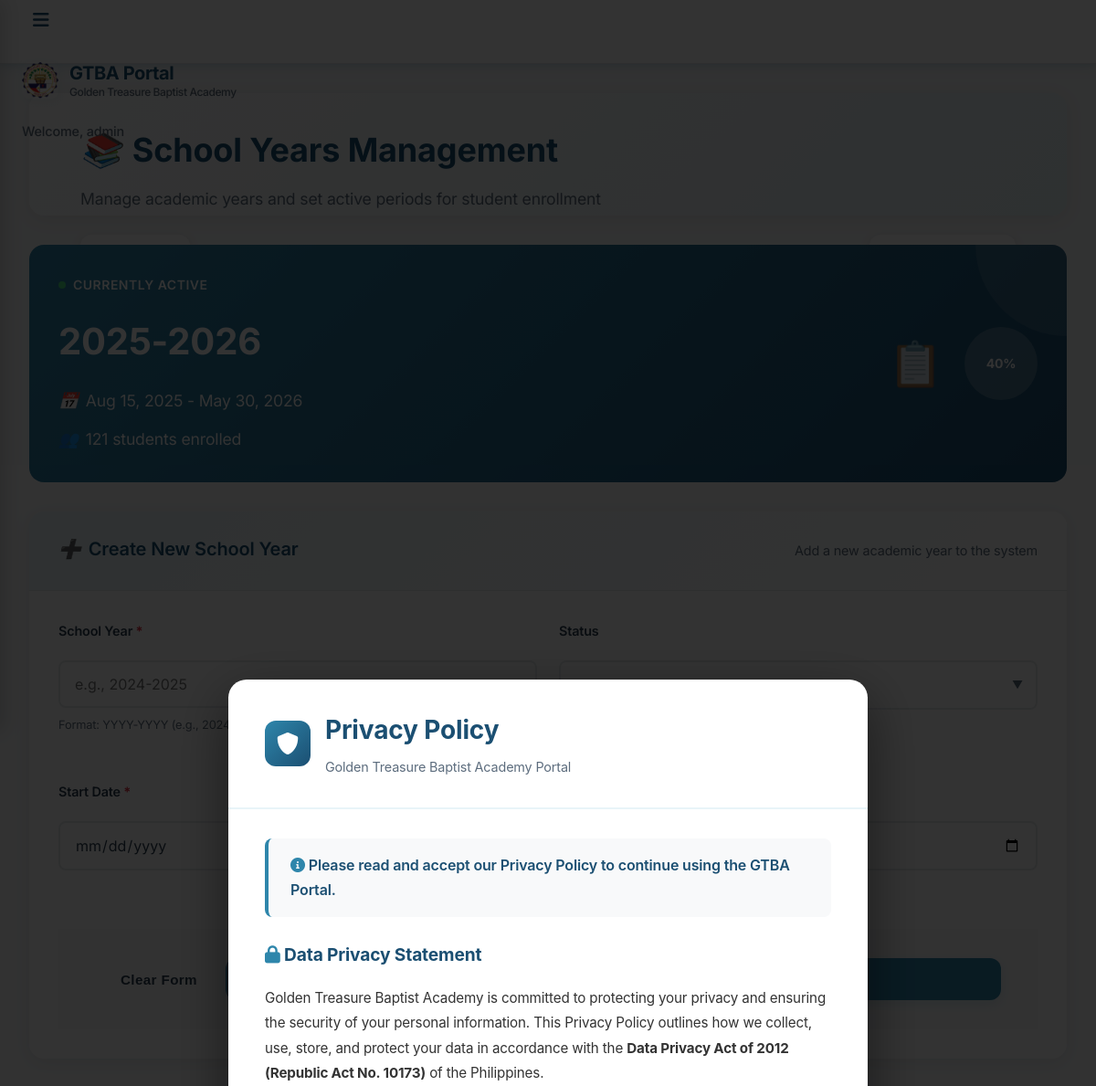
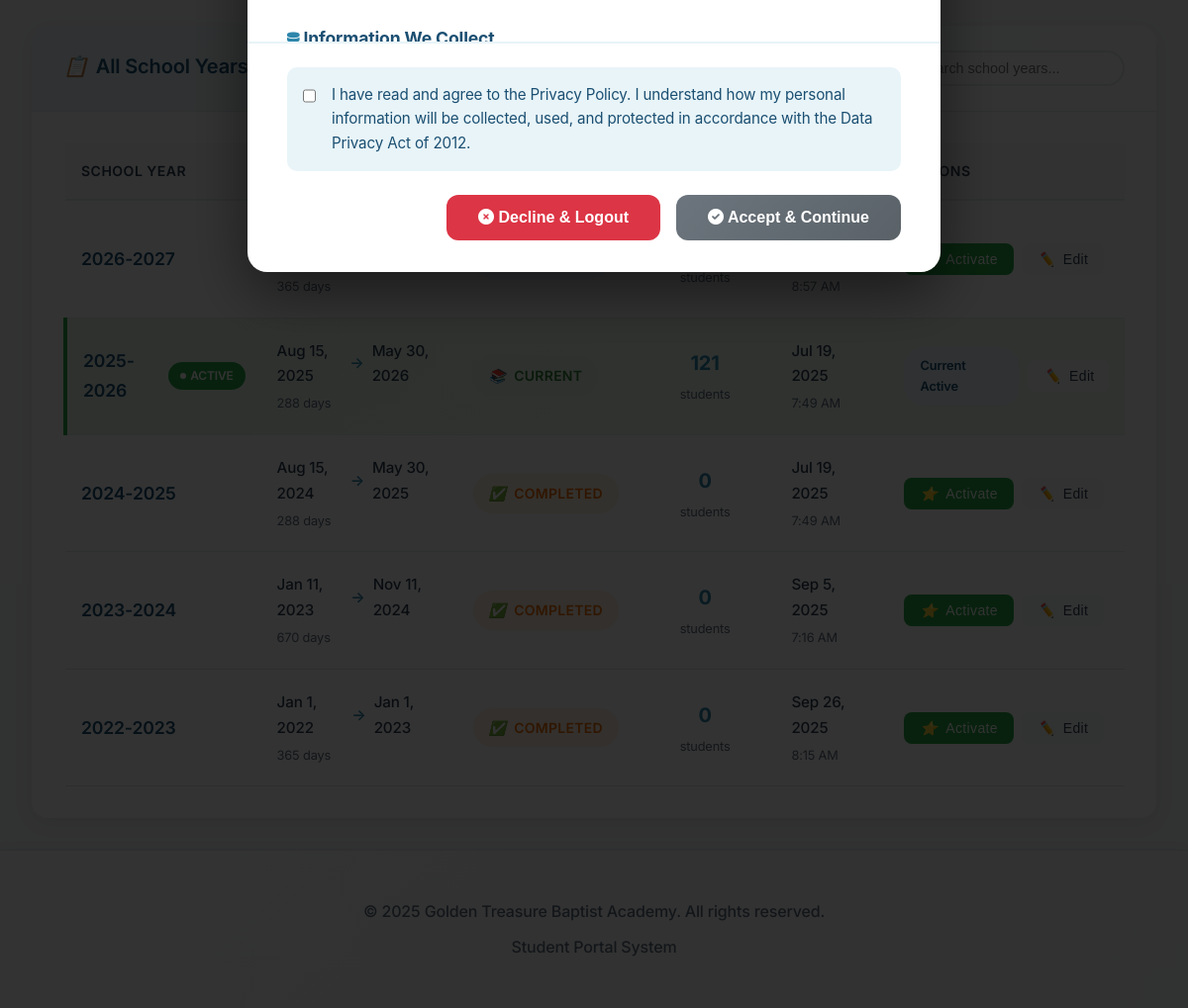
Page /admin/school_years.php (signed in) on the committed database (2 pictures, top to bottom).
### tables this page shows
CREATE TABLE `school_years` (
  `id` int NOT NULL,
  `year_name` varchar(20) DEFAULT NULL,
  `year_label` varchar(20) NOT NULL,
  `start_date` date NOT NULL,
  `end_date` date NOT NULL,
  `is_active` tinyint(1) DEFAULT '0',
  `is_current` tinyint(1) DEFAULT '0',
  `created_by` int NOT NULL,
  `created_at` timestamp NULL DEFAULT CURRENT_TIMESTAMP,
  `updated_at` timestamp NULL DEFAULT CURRENT_TIMESTAMP ON UPDATE CURRENT_TIMESTAMP
);

### admin/school_years.php (the view, shortened to what this page needs)
<?php
$database = new Database();
$conn = $database->connect();
$stmt = $conn->prepare("SELECT sy.*,
                       (SELECT COUNT(*) FROM student_enrollments se WHERE se.school_year_id = sy.id) as enrollment_count
                       FROM school_years sy
                       ORDER BY sy.start_date DESC");
$stmt->execute();
$school_years = $stmt->fetchAll(PDO::FETCH_ASSOC);
$active_year = null;
foreach ($school_years as $year) {
    if ($year['is_active'] == 1) {
        $active_year = $year;
        break;
    }
}
?>
<div class="admin-header">
    <div class="header-content">
        <div class="header-text">
            <h1><i class="icon">📚</i> School Years Management</h1>
            <p class="subtitle">Manage academic years and set active periods for student enrollment</p>
        </div>
        <div class="header-stats">
            <div class="stat-card">
                <span class="stat-number"><?php echo count($school_years); ?></span>
                <span class="stat-label">Total Years</span>
            </div>
            <div class="stat-card">
                <span class="stat-number"><?php echo $active_year ? ($active_year['enrollment_count'] ?? 0) : 0; ?></span>
                <span class="stat-label">Active Enrollments</span>
            </div>
        </div>
    </div>
</div>
<?php if ($active_year): ?>
<div class="active-year-banner">
    <div class="banner-content">
        <div class="active-year-info">
            <div class="active-indicator">
                <span class="pulse-dot"></span>
                <span class="active-text">CURRENTLY ACTIVE</span>
            </div>
            <h2 class="year-title"><?php echo htmlspecialchars($active_year['year_label'] ?? ''); ?></h2>
            <div class="year-meta">
                <div class="meta-item">
                    <i class="icon">📅</i>
                    <span><?php echo date('M j, Y', strtotime($active_year['start_date'] ?? '')); ?> - <?php echo date('M j, Y', strtotime($active_year['end_date'] ?? '')); ?></span>
                </div>
                <div class="meta-item">
                    <i class="icon">👥</i>
                    <span><?php echo $active_year['enrollment_count'] ?? 0; ?> students enrolled</span>
                </div>
            </div>
        </div>
        <div class="banner-visual">
            <div class="academic-calendar">
                <div class="calendar-icon">📋</div>
                <div class="progress-ring">
                    <?php
                    $start = strtotime($active_year['start_date'] ?? '');
                    $end = strtotime($active_year['end_date'] ?? '');
                    $now = time();
                    $progress = max(0, min(100, (($now - $start) / ($end - $start)) * 100));
                    ?>
                    <div class="progress-text"><?php echo round($progress); ?>%</div>
                </div>
            </div>
        </div>
    </div>
</div>
<?php endif; ?>
<div class="content-grid">
    <div class="card create-card">
        <div class="card-header">
            <h3><i class="icon">➕</i> Create New School Year</h3>
            <p class="card-description">Add a new academic year to the system</p>
        </div>
        <div class="card-body">
            <form method="POST" class="create-form">
                <div class="form-row">
                    <div class="form-group">
                        <label for="year_name" class="required">School Year</label>
                        <div class="input-help">Format: YYYY-YYYY (e.g., 2024-2025)</div>
                    </div>
                    <div class="form-group">
                        <label for="is_active">Status</label>
                        <div class="custom-select">
                            <div class="select-arrow">▼</div>
                        </div>
                        <div class="input-help">Only one school year can be active at a time</div>
                    </div>
                </div>
                <div class="form-row">
                    <div class="form-group">
                        <label for="start_date" class="required">Start Date</label>
                    </div>
                    <div class="form-group">
                        <label for="end_date" class="required">End Date</label>
                    </div>
                </div>
                <div class="form-actions">
                    <button type="reset" class="btn btn-secondary">Clear Form</button>
                    <button type="submit" class="btn btn-primary">
                        <i class="icon">💾</i> Create School Year
                    </button>
                </div>
            </form>
        </div>
    </div>
    <div class="card list-card">
        <div class="card-header">
            <div class="header-left">
                <h3><i class="icon">📋</i> All School Years</h3>
                <p class="card-description">Manage existing academic years</p>
            </div>
            <div class="header-actions">
                <div class="search-box">
                    <input type="text" id="searchInput" placeholder="Search school years..." onkeyup="filterTable()">
                    <i class="search-icon">🔍</i>
                </div>
            </div>
        </div>
        <div class="card-body">
            <div class="table-container">
                <table class="modern-table" id="schoolYearsTable">
                    <thead>
                        <tr>
                            <th>School Year</th>
                            <th>Duration</th>
                            <th>Status</th>
                            <th>Enrollments</th>
                            <th>Created</th>
                            <th>Actions</th>
                        </tr>
                    </thead>
                    <tbody>
                    <?php foreach ($school_years as $year): ?>
                        <tr class="<?php echo ($year['is_active'] ?? false) ? 'active-row' : ''; ?>" data-year="<?php echo htmlspecialchars($year['year_label'] ?? ''); ?>">
                            <td>
                                <div class="year-info">
                                    <strong class="year-name"><?php echo htmlspecialchars($year['year_label'] ?? ''); ?></strong>
                                    <?php if ($year['is_active'] ?? false): ?>
                                        <span class="active-badge">
                                            <span class="badge-dot"></span>
                                            ACTIVE
                                        </span>
                                    <?php endif; ?>
                                </div>
                            </td>
                            <td>
                                <div class="duration-info">
                                    <div class="date-range">
                                        <span class="start-date"><?php echo date('M j, Y', strtotime($year['start_date'] ?? '')); ?></span>
                                        <span class="date-separator">→</span>
                                        <span class="end-date"><?php echo date('M j, Y', strtotime($year['end_date'] ?? '')); ?></span>
                                    </div>
                                    <?php
                                    $start = strtotime($year['start_date'] ?? '');
                                    $end = strtotime($year['end_date'] ?? '');
                                    $days = ceil(($end - $start) / (60 * 60 * 24));
                                    ?>
                                    <small class="duration-days"><?php echo $days; ?> days</small>
                                </div>
                            </td>
                            <td>
                                <?php
                                $today = date('Y-m-d');
                                $status = 'upcoming';
                                $statusClass = 'status-upcoming';
                                $statusIcon = '⏳';
                                if ($today >= ($year['start_date'] ?? '') && $today <= ($year['end_date'] ?? '')) {
                                    $status = 'current';
                                    $statusClass = 'status-current';
                                    $statusIcon = '📚';
                                } elseif ($today > ($year['end_date'] ?? '')) {
                                    $status = 'completed';
                                    $statusClass = 'status-completed';
                                    $statusIcon = '✅';
                                }
                                ?>
                                <div class="status-container">
                                    <span class="status-badge <?php echo $statusClass; ?>">
                                        <i class="status-icon"><?php echo $statusIcon; ?></i>
                                        <?php echo ucfirst($status); ?>
                                    </span>
                                </div>
                            </td>
                            <td>
                                <div class="enrollment-info">
                                    <span class="enrollment-count"><?php echo $year['enrollment_count'] ?? 0; ?></span>
                                    <span class="enrollment-label">students</span>
                                </div>
                            </td>
                            <td>
                                <div class="date-info">
                                    <span class="created-date"><?php echo date('M j, Y', strtotime($year['created_at'] ?? '')); ?></span>
                                    <small class="created-time"><?php echo date('g:i A', strtotime($year['created_at'] ?? '')); ?></small>
                                </div>
                            </td>
                            <td>
                                <div class="action-buttons">
                                    <?php if (!($year['is_active'] ?? false)): ?>
                                        <button type="button"
                                                class="btn btn-sm btn-success action-btn"
                                                onclick="setActiveYear(<?php echo $year['id'] ?? ''; ?>, '<?php echo htmlspecialchars($year['year_label'] ?? ''); ?>')"
                                                title="Set as Active Year">
                                            <i class="btn-icon">⭐</i>
                                            <span class="btn-text">Activate</span>
                                        </button>
                                    <?php else: ?>
                                        <span class="current-badge">Current Active</span>
                                    <?php endif; ?>
                                    <button type="button"
                                            class="btn btn-sm btn-secondary action-btn"
                                            onclick="editYear(<?php echo htmlspecialchars(json_encode($year)); ?>)"
                                            title="Edit School Year">
                                        <i class="btn-icon">✏️</i>
                                        <span class="btn-text">Edit</span>
                                    </button>
                                </div>
                            </td>
                        </tr>
                    <?php endforeach; ?>
                </tbody>
            </table>
        </div>
    </div>
</div>
</div>
<?php
$content = ob_get_clean();
include '../includes/header.php';
echo $content;
include '../includes/footer.php';
?>

### assets/css/style.css (style rules this page uses)
:root { --primary-blue: #2E86AB; --light-blue: #E8F4F8; --accent-blue: #87CEEB; --dark-blue: #1B4F72; --white: #FFFFFF; --black: #2C3E50; --gray: #5D6D7E; --light-gray: #F8F9FA; --border-gray: #E5E8EB; --success: #27AE60; --danger: #E74C3C; --warning: #F39C12; --info: #3498DB; --success-light: #D5EDDA; --danger-light: #F8D7DA; --warning-light: #FFF3CD; --info-light: #D1ECF1; --success-dark: #155724; --danger-dark: #721C24; --warning-dark: #856404; --info-dark: #0C5460; --shadow-light: rgba(46, 134, 171, 0.08); --shadow-medium: rgba(46, 134, 171, 0.15); --shadow-dark: rgba(46, 134, 171, 0.25); }
* { margin: 0; padding: 0; box-sizing: border-box; }
body { font-family: 'Inter', 'Segoe UI', system-ui, -apple-system, sans-serif; background: linear-gradient(135deg, var(--light-blue) 0%, var(--white) 50%, #F4F8FB 100%); color: var(--black); min-height: 100vh; line-height: 1.7; font-size: 16px; letter-spacing: -0.01em; }
.header-content { max-width: 1200px; margin: 0 auto; display: flex; justify-content: space-between; align-items: center; padding: 0 2rem; }
.form-group { margin-bottom: 1.75rem; text-align: left; }
.btn { padding: 1rem 2rem; border: none; border-radius: 12px; font-size: 1rem; font-weight: 600; cursor: pointer; transition: all 0.3s cubic-bezier(0.4, 0, 0.2, 1); text-decoration: none; display: inline-block; text-align: center; position: relative; overflow: hidden; letter-spacing: 0.025em; }
.btn::before { content: ''; position: absolute; top: 0; left: -100%; width: 100%; height: 100%; background: linear-gradient(90deg, transparent, rgba(255,255,255,0.2), transparent); transition: left 0.5s; }
.btn-primary { background: linear-gradient(135deg, var(--primary-blue), var(--dark-blue)); color: var(--white); width: 100%; padding: 1.25rem; font-size: 1.1rem; box-shadow: 0 4px 12px var(--shadow-medium); }
.card-description { color: var(--gray); margin-bottom: 2rem; font-size: 1rem; line-height: 1.6; }
.header-content { height: 70px; max-width: none; margin: 0; display: flex; align-items: center; padding: 0 1.5rem; gap: 1rem; }
.header-actions { display: flex; align-items: center; gap: 1rem; }
.form-group { display: flex; flex-direction: column; }
.form-group label { font-weight: 600; color: var(--black); margin-bottom: 0.75rem; font-size: 0.95rem; }
.form-group label.required::after { content: " *"; color: var(--danger); font-weight: bold; }
.form-actions { padding: 2rem 2.5rem; background: var(--light-gray); display: flex; justify-content: center; gap: 1rem; }
.header-left p { color: var(--gray); font-size: 1.1rem; }
.header-actions { display: flex; gap: 1rem; }
.btn { display: inline-flex; align-items: center; gap: 0.75rem; padding: 0.875rem 1.75rem; border: none; border-radius: 12px; font-size: 0.95rem; font-weight: 600; text-decoration: none; cursor: pointer; transition: all 0.3s ease; text-align: center; white-space: nowrap; }
.btn-primary { background: var(--primary-blue); color: var(--white); }
.btn-secondary { background: var(--gray); color: var(--white); }
.btn-sm { padding: 0.5rem 1rem; font-size: 0.85rem; }
.form-group { margin-bottom: 1.5rem; }

### rows in the picture
school_years: year_label "2025-2026", start_date "Aug 15, 2025", end_date "May 30, 2026", progress "40", is_active 1 (drawn), days "288", statusIcon "📚", status "CURRENT", enrollment_count "121", created_at "Jul 19, 2025", created_at "7:49 AM"
school_years: year_label "2026-2027", days "365", created_at "8:57 AM"
school_years: year_label "2024-2025", start_date "Aug 15, 2024", end_date "May 30, 2025", days "288", statusIcon "✅", status "COMPLETED", enrollment_count "0", created_at "Jul 19, 2025", created_at "7:49 AM"
school_years: year_label "2023-2024", start_date "Jan 11, 2023", end_date "Nov 11, 2024", days "670", statusIcon "✅", status "COMPLETED", enrollment_count "0", created_at "Sep 5, 2025", created_at "7:16 AM"
school_years: year_label "2022-2023", start_date "Jan 1, 2022", end_date "Jan 1, 2023", days "365", statusIcon "✅", status "COMPLETED", enrollment_count "0", created_at "Sep 26, 2025", created_at "8:15 AM"

### other values in the picture
$_SESSION['username'] "admin"
count($school_years) "5"
$active_year['enrollment_count'] "121"
